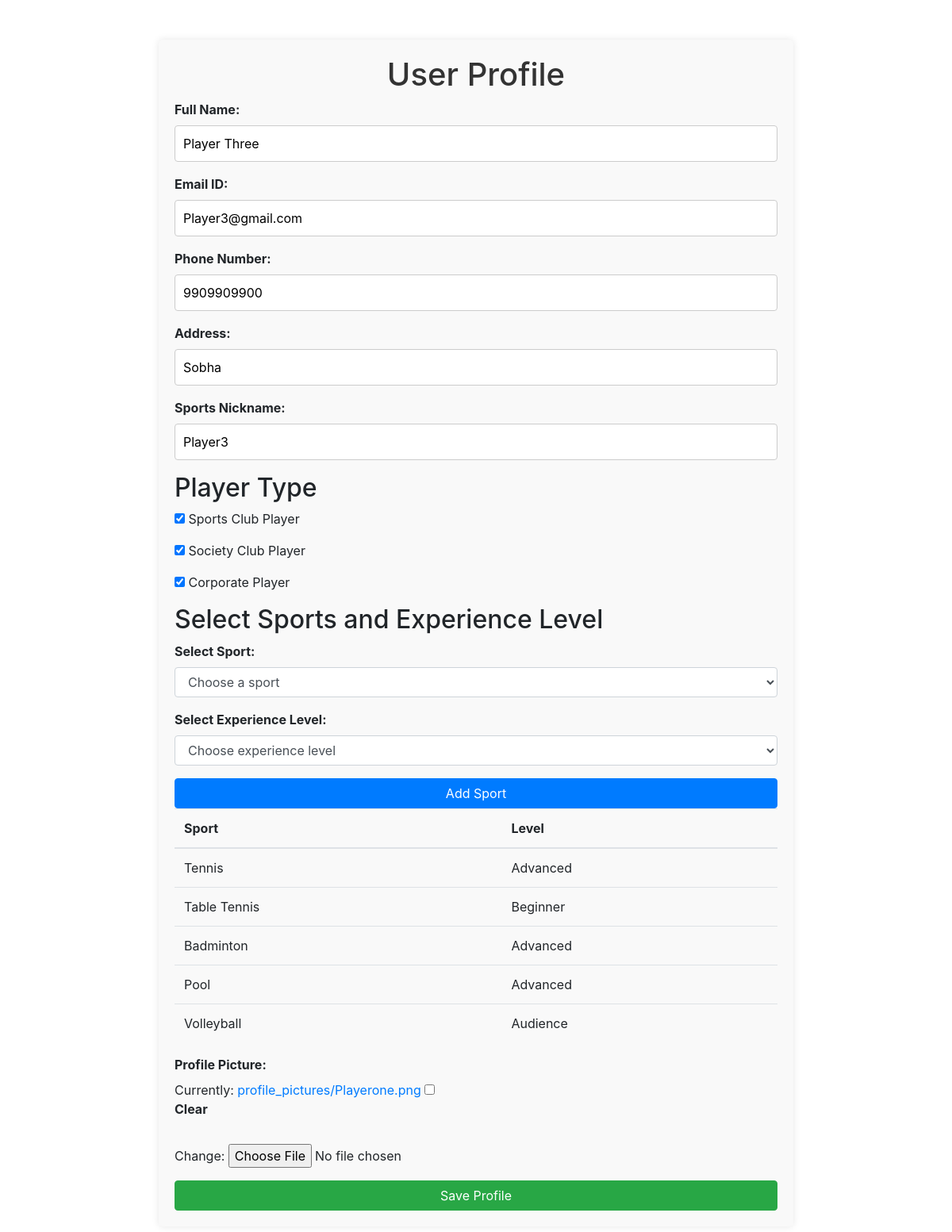
The app's page /user-profile/ (signed in), older data.
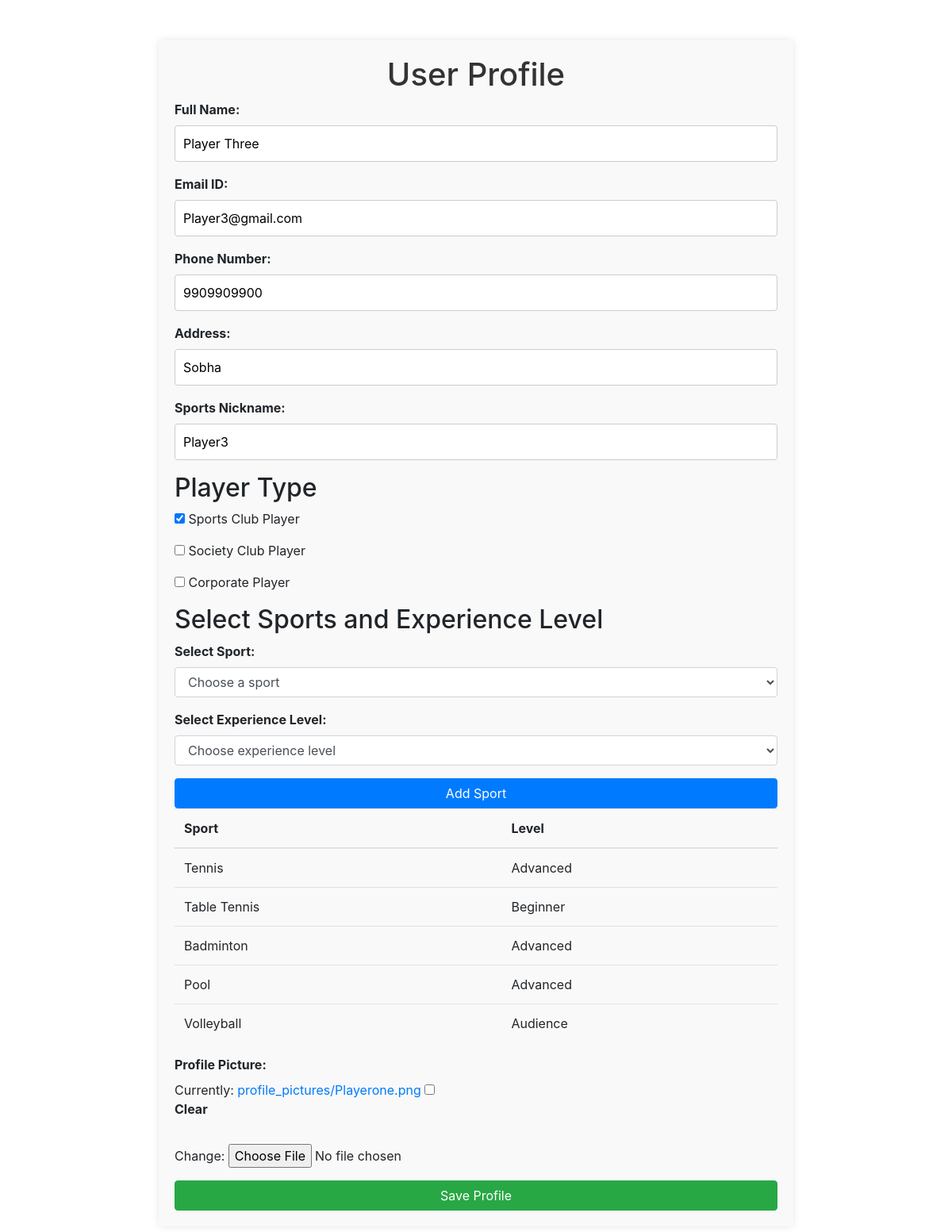
The same page, newer data.
### pages/models.py (models this page shows, shortened)
class UserProfile(models.Model):
    user = models.OneToOneField(User, on_delete=models.CASCADE, related_name='profile')
    full_name = models.CharField(max_length=100)
    email = models.EmailField()
    phone_number = models.CharField(max_length=20)
    address = models.CharField(max_length=200)
    sports_nickname = models.CharField(max_length=50)
    profile_picture = models.ImageField(upload_to='profile_pictures', null=True, blank=True)
    sports_club_player = models.BooleanField(default=False)
    club_name_sports = models.CharField(max_length=100, blank=True)
    club_location_sports = models.CharField(max_length=200, blank=True)  # New field for location
    society_club_player = models.BooleanField(default=False)
    club_name_society = models.CharField(max_length=100, blank=True)
    club_location_society = models.CharField(max_length=200, blank=True)  # New field for location
    corporate_player = models.BooleanField(default=False)
    club_name_corporate = models.CharField(max_length=100, blank=True)
    club_location_corporate = models.CharField(max_length=200, blank=True)

### pages/views.py (the view)
# urls.py: path('user-profile/', views.user_profile, name='user_profile'),
def user_profile(request):
    profile, created = UserProfile.objects.get_or_create(user=request.user)
    sports = Sport.objects.all()  # Fetch all sports from the database
    if request.method == 'POST':
        profile_form = UserProfileForm(request.POST, request.FILES, instance=profile)
        if profile_form.is_valid():
            profile_form.save()  # Save the profile details
            profile.sports_club_player = request.POST.get('sports_club_player') == 'on'
            profile.club_name_sports = request.POST.get('club_name_sports', '')
            profile.society_club_player = request.POST.get('society_club_player') == 'on'
            profile.club_name_society = request.POST.get('club_name_society', '')
            profile.corporate_player = request.POST.get('corporate_player') == 'on'
            profile.club_name_corporate = request.POST.get('club_name_corporate', '')
            profile.save()  # Save the updated profile
            selected_sports = request.POST.getlist('sports')  # Get the selected sports
            for sport_id in selected_sports:
                sport = Sport.objects.get(id=sport_id)
                level = request.POST.get(f'level_{sport.id}')  # Ensure this matches your input name
                if level:
                    user_sport, created = UserSport.objects.get_or_create(
                        user_profile=profile,
                        sport=sport,
                        defaults={'level': level}
                    )
                    if not created:
                        user_sport.level = level  # Update level if already exists
                        user_sport.save()
            return redirect('view_profile')  # Redirect to the view profile page after saving
    else:
        profile_form = UserProfileForm(instance=profile)
        print(profile_form.errors)
    user_sports = UserSport.objects.filter(user_profile=profile)
    return render(request, 'pages/user_profile.html', {
        'profile_form': profile_form,
        'user_sports': user_sports,
        'sports': sports,  # Pass the sports to the template
    })

### pages/templates/pages/user_profile.html (shortened to what this page needs)
{% extends 'pages/base.html' %}
{% load custom_filters %}
{% block content %}
<div class="profile-container">
    <h1>User Profile</h1>
    <form method="post" enctype="multipart/form-data">
        <div class="form-group">
            <label for="{{ profile_form.full_name.id_for_label }}">Full Name:</label>
            {{ profile_form.full_name }}
        </div>
        <div class="form-group">
            <label for="{{ profile_form.email.id_for_label }}">Email ID:</label>
            {{ profile_form.email }}
        </div>
        <div class="form-group">
            <label for="{{ profile_form.phone_number.id_for_label }}">Phone Number:</label>
            {{ profile_form.phone_number }}
        </div>
        <div class="form-group">
            <label for="{{ profile_form.address.id_for_label }}">Address:</label>
            {{ profile_form.address }}
        </div>
        <div class="form-group">
            <label for="{{ profile_form.sports_nickname.id_for_label }}">Sports Nickname:</label>
            {{ profile_form.sports_nickname }}
        </div>
        <h2>Player Type</h2>
        <div class="form-group">
            {{ profile_form.sports_club_player }} Sports Club Player
        </div>
        <div class="form-group">
            {{ profile_form.society_club_player }} Society Club Player
        </div>
        <div class="form-group">
            {{ profile_form.corporate_player }} Corporate Player
        </div>
        <h2>Select Sports and Experience Level</h2>
        <div class="form-group">
            <label for="sport-select">Select Sport:</label>
            <select id="sport-select" class="form-control">
                <option value="">Choose a sport</option>
            </select>
        </div>
        <div class="form-group">
            <label for="level-select">Select Experience Level:</label>
            <select id="level-select" class="form-control">
                <option value="">Choose experience level</option>
            </select>
        </div>
        <button type="button" id="add-sport" class="btn btn-primary">Add Sport</button>
        <table class="table" id="sports-table">
            <thead>
                <tr>
                    <th>Sport</th>
                    <th>Level</th>
                </tr>
            </thead>
            <tbody>
                {% for user_sport in user_sports %}
                <tr>
                    <td>{{ user_sport.sport.name }}</td>
                    <td>{{ user_sport.level|title }}</td>
                </tr>
                {% empty %}
                <tr class="no-sports">
                    <td colspan="2">No sports selected.</td>
                </tr>
                {% endfor %}
            </tbody>
        </table>
        <div class="form-group">
            <label for="{{ profile_form.profile_picture.id_for_label }}">Profile Picture:</label>
            {{ profile_form.profile_picture }}
        </div>
        <button type="submit" class="btn btn-success">Save Profile</button>
    </form>
</div>
{% endblock %}

Row changes from the older to the newer data that the page shows:
changed UserProfile "Player Three": society_club_player "☑" → "☐"; corporate_player "☑" → "☐"
